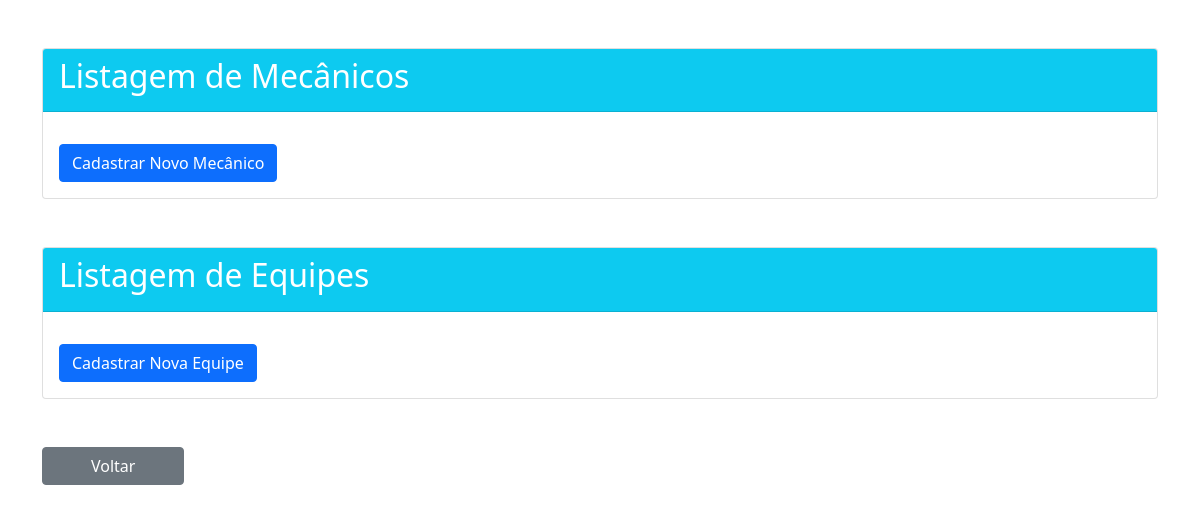
Before: /mecanicos/ with the older database file.
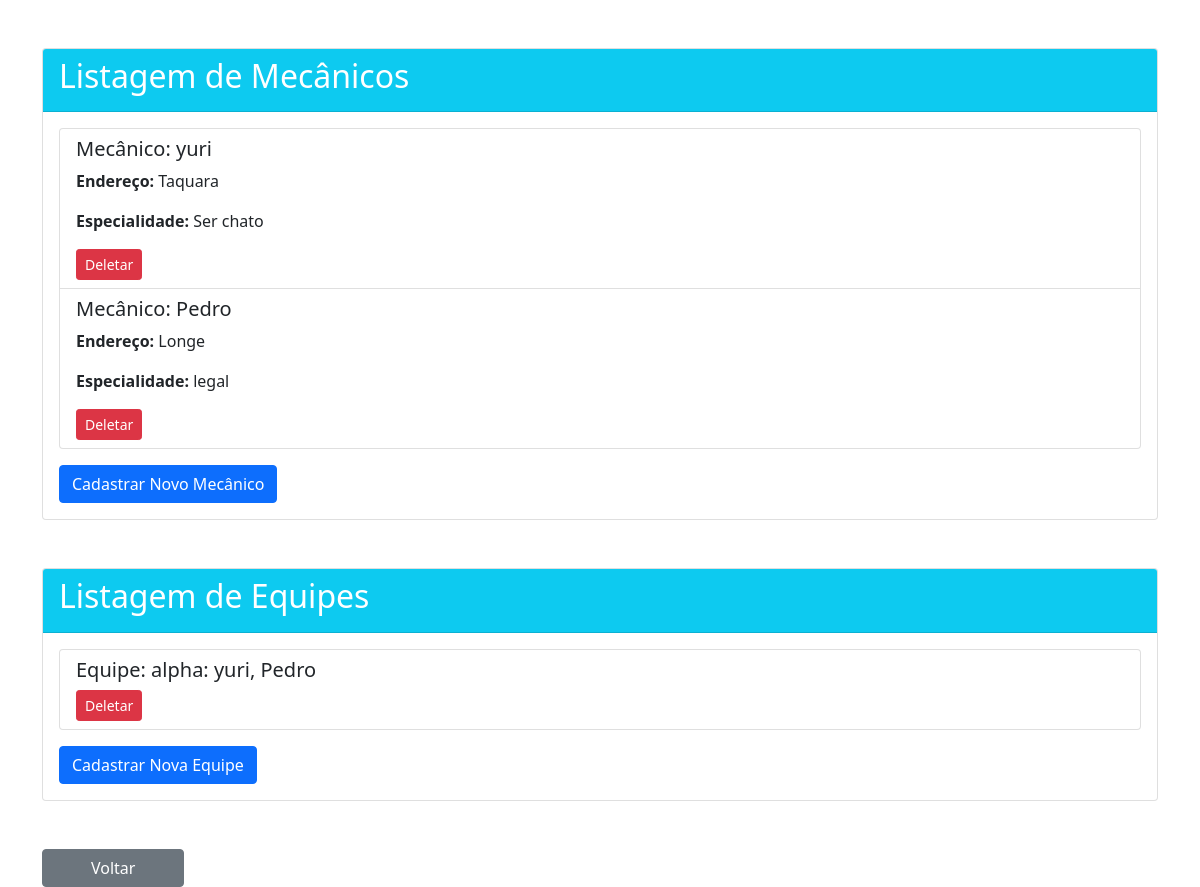
After: the same page with the newer database file.
### app_mecanica/models.py (models this page shows, shortened)
class Mecanico(models.Model):
    nome = models.CharField(max_length=255)
    endereco = models.CharField(max_length=255)
    especialidade = models.CharField(max_length=100)

class Equipe(models.Model):
    nome = models.CharField(max_length=255, blank=True)
    membros = models.ManyToManyField(Mecanico)
    def __str__(self):
        membros_str = ', '.join([mecanico.nome for mecanico in self.membros.all()])
        return f"Equipe {self.id}: {membros_str}" if self.nome == '' else f"{self.nome}: {membros_str}"

### app_mecanica/views.py (the view)
# urls.py: path('mecanicos/', listar_mecanicos, name='listar_mecanicos'),
def listar_mecanicos(request):
    equipes = Equipe.objects.all()
    mecanicos = Mecanico.objects.all()
    return render(request, 'listar_mecanicos.html', {'mecanicos': mecanicos, 'equipes': equipes})

### app_mecanica/templates/listar_mecanicos.html (shortened to what this page needs)
<!DOCTYPE html>
<html lang="en">
<head>
    <link href="https://cdn.jsdelivr.net/npm/bootstrap@5.0.2/dist/css/bootstrap.min.css" rel="stylesheet">
</head>
<body>
{% block content %}
<div class="container mt-5">
    <div class="card">
        <div class="card-header bg-info text-white">
            <h2>Listagem de Mecânicos</h2>
        </div>
        <div class="card-body">
            <ul class="list-group">
                {% for mecanico in mecanicos %}
                    <li class="list-group-item">
                        <h5>Mecânico: {{ mecanico.nome }}</h5>
                        <p><strong>Endereço:</strong> {{ mecanico.endereco }}</p>
                        <p><strong>Especialidade:</strong> {{ mecanico.especialidade }}</p>
                        <form method="post" action="{% url 'deletar_mecanico' mecanico.id %}" style="display:inline;">
                            <button type="submit" class="btn btn-danger btn-sm">Deletar</button>
                        </form>
                    </li>
                {% endfor %}
            </ul>
            <a href="{% url 'cadastrar_mecanico' %}" class="btn btn-primary mt-3">Cadastrar Novo Mecânico</a>
        </div>
    </div>
</div>
<div class="container mt-5">
    <div class="card">
        <div class="card-header bg-info text-white">
            <h2>Listagem de Equipes</h2>
        </div>
        <div class="card-body">
            <ul class="list-group">
                {% for equipe in equipes %}
                    <li class="list-group-item">
                        <h5>Equipe: {{ equipe }}</h5>
                        <form method="post" action="{% url 'deletar_equipe' equipe.id %}" style="display:inline;">
                            <button type="submit" class="btn btn-danger btn-sm">Deletar</button>
                        </form>
                    </li>
                {% endfor %}
            </ul>
            <a href="{% url 'cadastrar_equipe' %}" class="btn btn-primary mt-3">Cadastrar Nova Equipe</a>
        </div>
    </div>
</div>
<div class="container mt-5">
    <a href="{% url 'home' %}" class="btn btn-secondary px-5">Voltar</a>
</div>
{% endblock %}
</body>
</html>

Changed rows visible on the page:
added Mecanico: nome "yuri", endereco "Taquara", especialidade "Ser chato"
added Mecanico: nome "Pedro", endereco "Longe", especialidade "legal"
added Equipe: id+nome "alpha: yuri, Pedro"
